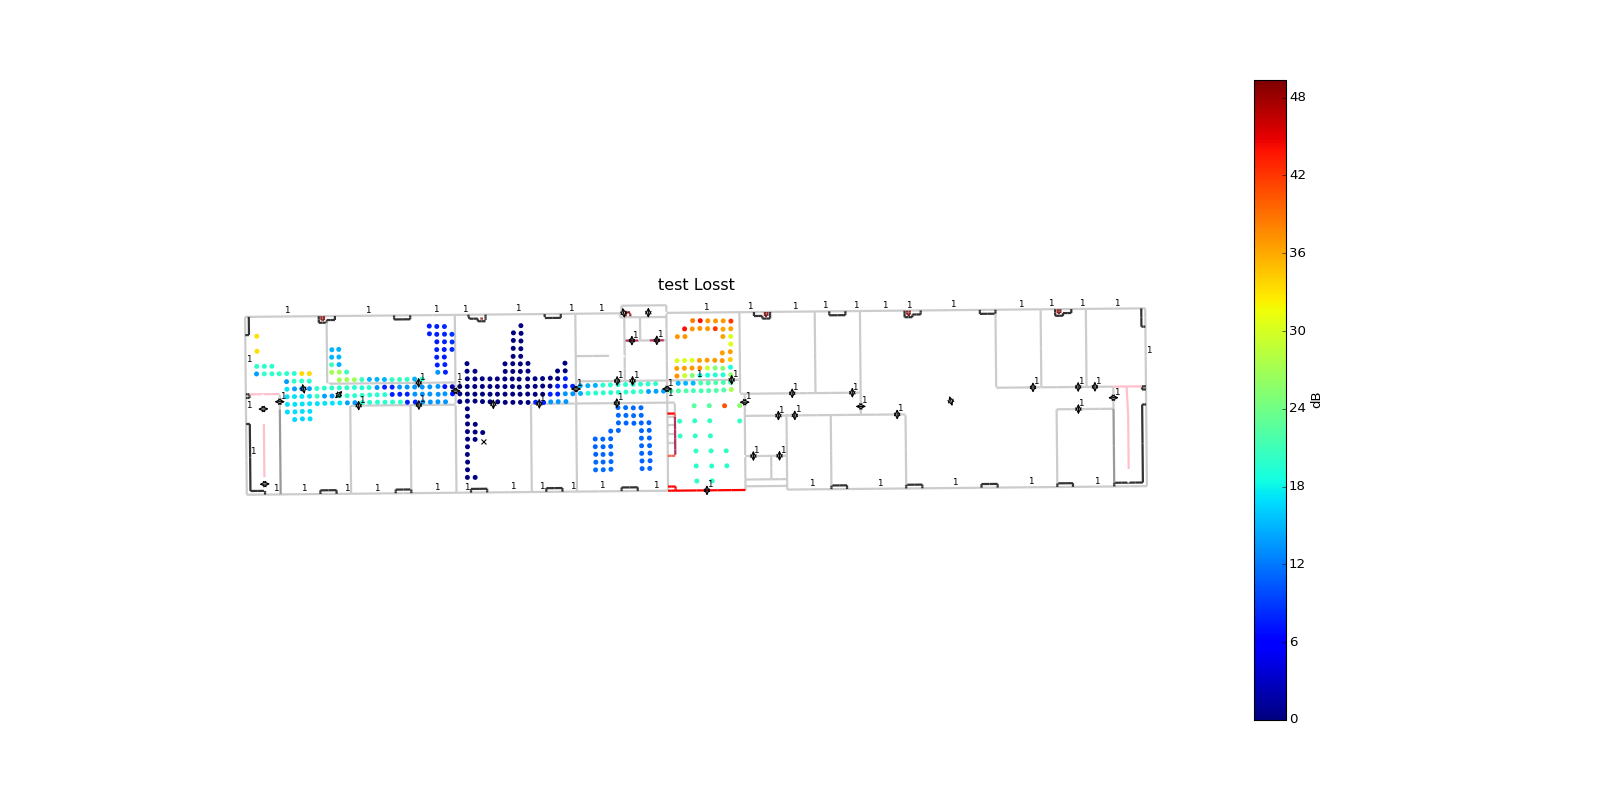

Write the Python code that produced this figure.
import matplotlib.pyplot as plt
from pylayers.simul.simulem import *
from pylayers.measures.mesuwb import *
from pylayers.antprop.loss import *
S = Simul()
S.layout('WHERE1.ini')
fGHz = 4
Tx,Rx = ptw1()
Lwo,Lwp,Edo,Edp = Losst(S.L,fGHz,Tx.T,Rx[1,0:2],dB=True)
fig=plt.figure(figsize=(20,10))
fig,ax = S.L.showGs(fig=fig)
tit = plt.title('test Losst')
sc2 = ax.scatter(Rx[1,0],Rx[1,1],s=20,marker='x',c='k')
sc1 = ax.scatter(Tx[:,0],Tx[:,1],s=20,c=Lwo,linewidth=0)
cb = plt.colorbar(sc1)
cb.set_label('dB')
plt.show()
